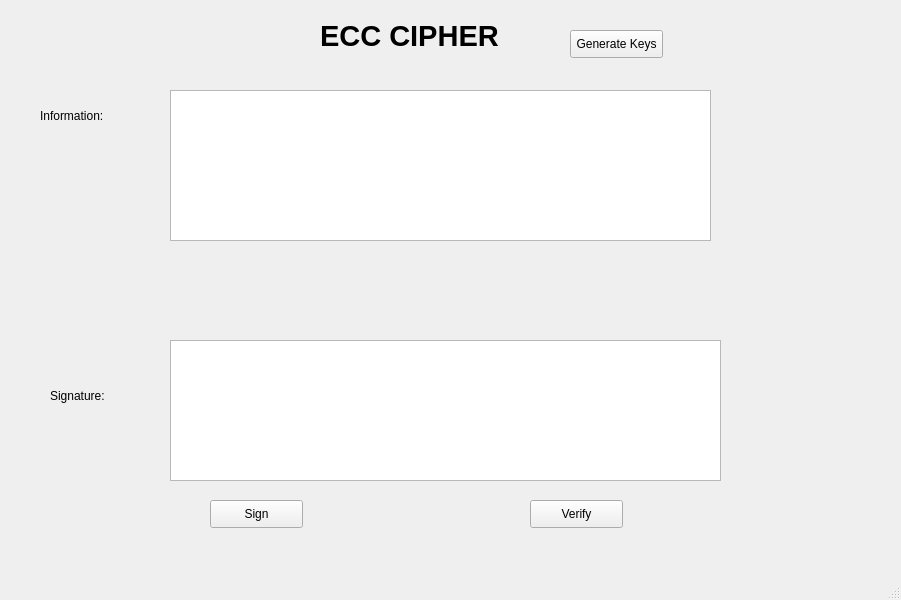
<?xml version="1.0" encoding="UTF-8"?>
<ui version="4.0">
 <class>MainWindow</class>
 <widget class="QMainWindow" name="MainWindow">
  <property name="geometry">
   <rect>
    <x>0</x>
    <y>0</y>
    <width>901</width>
    <height>600</height>
   </rect>
  </property>
  <property name="windowTitle">
   <string>ECC Cipher</string>
  </property>
  <widget class="QWidget" name="centralwidget">
   <widget class="QLabel" name="label">
    <property name="geometry">
     <rect>
      <x>320</x>
      <y>-10</y>
      <width>291</width>
      <height>91</height>
     </rect>
    </property>
    <property name="font">
     <font>
      <pointsize>22</pointsize>
      <weight>75</weight>
      <bold>true</bold>
     </font>
    </property>
    <property name="text">
     <string>ECC CIPHER</string>
    </property>
   </widget>
   <widget class="QLabel" name="label_4">
    <property name="geometry">
     <rect>
      <x>40</x>
      <y>100</y>
      <width>81</width>
      <height>31</height>
     </rect>
    </property>
    <property name="text">
     <string>Information:</string>
    </property>
   </widget>
   <widget class="QLabel" name="label_5">
    <property name="geometry">
     <rect>
      <x>50</x>
      <y>380</y>
      <width>81</width>
      <height>31</height>
     </rect>
    </property>
    <property name="text">
     <string>Signature:</string>
    </property>
   </widget>
   <widget class="QTextEdit" name="txt_info">
    <property name="geometry">
     <rect>
      <x>170</x>
      <y>90</y>
      <width>541</width>
      <height>151</height>
     </rect>
    </property>
   </widget>
   <widget class="QTextEdit" name="txt_sign">
    <property name="geometry">
     <rect>
      <x>170</x>
      <y>340</y>
      <width>551</width>
      <height>141</height>
     </rect>
    </property>
   </widget>
   <widget class="QPushButton" name="btn_sign">
    <property name="geometry">
     <rect>
      <x>210</x>
      <y>500</y>
      <width>93</width>
      <height>28</height>
     </rect>
    </property>
    <property name="text">
     <string>Sign</string>
    </property>
   </widget>
   <widget class="QPushButton" name="btn_verify">
    <property name="geometry">
     <rect>
      <x>530</x>
      <y>500</y>
      <width>93</width>
      <height>28</height>
     </rect>
    </property>
    <property name="text">
     <string>Verify</string>
    </property>
   </widget>
   <widget class="QPushButton" name="btn_gen_keys">
    <property name="geometry">
     <rect>
      <x>570</x>
      <y>30</y>
      <width>93</width>
      <height>28</height>
     </rect>
    </property>
    <property name="text">
     <string>Generate Keys</string>
    </property>
   </widget>
  </widget>
  <widget class="QMenuBar" name="menubar">
   <property name="geometry">
    <rect>
     <x>0</x>
     <y>0</y>
     <width>901</width>
     <height>26</height>
    </rect>
   </property>
  </widget>
  <widget class="QStatusBar" name="statusbar"/>
 </widget>
 <resources/>
 <connections/>
</ui>
